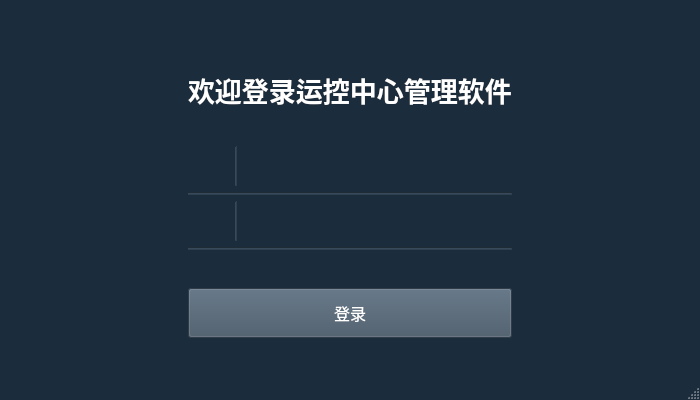
<?xml version="1.0" encoding="UTF-8"?>
<ui version="4.0">
 <class>MainWindow</class>
 <widget class="QMainWindow" name="MainWindow">
  <property name="geometry">
   <rect>
    <x>0</x>
    <y>0</y>
    <width>700</width>
    <height>400</height>
   </rect>
  </property>
  <property name="sizePolicy">
   <sizepolicy hsizetype="Fixed" vsizetype="Fixed">
    <horstretch>0</horstretch>
    <verstretch>0</verstretch>
   </sizepolicy>
  </property>
  <property name="minimumSize">
   <size>
    <width>700</width>
    <height>400</height>
   </size>
  </property>
  <property name="maximumSize">
   <size>
    <width>700</width>
    <height>400</height>
   </size>
  </property>
  <property name="windowTitle">
   <string>中心站登录界面</string>
  </property>
  <property name="styleSheet">
   <string notr="true">
#MainWindow{background-color: rgb(27, 44, 60);}</string>
  </property>
  <widget class="QWidget" name="centralwidget">
   <layout class="QHBoxLayout" name="horizontalLayout_3">
    <item>
     <spacer name="horizontalSpacer">
      <property name="orientation">
       <enum>Qt::Horizontal</enum>
      </property>
      <property name="sizeHint" stdset="0">
       <size>
        <width>40</width>
        <height>20</height>
       </size>
      </property>
     </spacer>
    </item>
    <item>
     <layout class="QVBoxLayout" name="verticalLayout">
      <item>
       <spacer name="verticalSpacer_2">
        <property name="orientation">
         <enum>Qt::Vertical</enum>
        </property>
        <property name="sizeHint" stdset="0">
         <size>
          <width>20</width>
          <height>40</height>
         </size>
        </property>
       </spacer>
      </item>
      <item>
       <widget class="QLabel" name="label_3">
        <property name="minimumSize">
         <size>
          <width>0</width>
          <height>100</height>
         </size>
        </property>
        <property name="maximumSize">
         <size>
          <width>16777215</width>
          <height>100</height>
         </size>
        </property>
        <property name="sizeIncrement">
         <size>
          <width>0</width>
          <height>70</height>
         </size>
        </property>
        <property name="font">
         <font>
          <family>微软雅黑</family>
          <pointsize>20</pointsize>
          <weight>75</weight>
          <bold>true</bold>
         </font>
        </property>
        <property name="styleSheet">
         <string notr="true">color: rgb(255, 255, 255);</string>
        </property>
        <property name="text">
         <string>欢迎登录运控中心管理软件</string>
        </property>
       </widget>
      </item>
      <item>
       <layout class="QHBoxLayout" name="horizontalLayout">
        <item>
         <widget class="QLabel" name="label">
          <property name="minimumSize">
           <size>
            <width>40</width>
            <height>40</height>
           </size>
          </property>
          <property name="maximumSize">
           <size>
            <width>40</width>
            <height>40</height>
           </size>
          </property>
          <property name="font">
           <font>
            <pointsize>12</pointsize>
           </font>
          </property>
          <property name="styleSheet">
           <string notr="true">border-image: url(:/image/loginuser2.svg);</string>
          </property>
          <property name="text">
           <string/>
          </property>
         </widget>
        </item>
        <item>
         <widget class="Line" name="line_2">
          <property name="styleSheet">
           <string notr="true">background-color: rgb(47, 64, 80);</string>
          </property>
          <property name="orientation">
           <enum>Qt::Vertical</enum>
          </property>
         </widget>
        </item>
        <item>
         <widget class="QLineEdit" name="lineEdit">
          <property name="font">
           <font>
            <family>微软雅黑</family>
            <pointsize>12</pointsize>
           </font>
          </property>
          <property name="styleSheet">
           <string notr="true">border :0px;
color: rgb(255, 255, 255);
background-color: rgba(255, 255, 255, 0);</string>
          </property>
         </widget>
        </item>
       </layout>
      </item>
      <item>
       <widget class="Line" name="line">
        <property name="styleSheet">
         <string notr="true">background-color: rgb(47, 64, 80);</string>
        </property>
        <property name="orientation">
         <enum>Qt::Horizontal</enum>
        </property>
       </widget>
      </item>
      <item>
       <layout class="QHBoxLayout" name="horizontalLayout_2">
        <item>
         <widget class="QLabel" name="label_2">
          <property name="minimumSize">
           <size>
            <width>40</width>
            <height>40</height>
           </size>
          </property>
          <property name="maximumSize">
           <size>
            <width>40</width>
            <height>40</height>
           </size>
          </property>
          <property name="font">
           <font>
            <pointsize>12</pointsize>
           </font>
          </property>
          <property name="styleSheet">
           <string notr="true">border-image: url(:/image/loginpass2.svg);</string>
          </property>
          <property name="text">
           <string/>
          </property>
         </widget>
        </item>
        <item>
         <widget class="Line" name="line_3">
          <property name="styleSheet">
           <string notr="true">background-color: rgb(47, 64, 80);</string>
          </property>
          <property name="orientation">
           <enum>Qt::Vertical</enum>
          </property>
         </widget>
        </item>
        <item>
         <widget class="QLineEdit" name="lineEdit_2">
          <property name="font">
           <font>
            <family>微软雅黑</family>
            <pointsize>12</pointsize>
           </font>
          </property>
          <property name="styleSheet">
           <string notr="true">border :0px;
color: rgb(255, 255, 255);
background-color: rgba(255, 255, 255, 0);</string>
          </property>
         </widget>
        </item>
       </layout>
      </item>
      <item>
       <widget class="Line" name="line_4">
        <property name="styleSheet">
         <string notr="true">background-color: rgb(47, 64, 80);</string>
        </property>
        <property name="orientation">
         <enum>Qt::Horizontal</enum>
        </property>
       </widget>
      </item>
      <item>
       <spacer name="verticalSpacer_3">
        <property name="orientation">
         <enum>Qt::Vertical</enum>
        </property>
        <property name="sizeHint" stdset="0">
         <size>
          <width>20</width>
          <height>40</height>
         </size>
        </property>
       </spacer>
      </item>
      <item>
       <widget class="QPushButton" name="pushButton">
        <property name="minimumSize">
         <size>
          <width>0</width>
          <height>50</height>
         </size>
        </property>
        <property name="maximumSize">
         <size>
          <width>16777215</width>
          <height>50</height>
         </size>
        </property>
        <property name="font">
         <font>
          <family>微软雅黑</family>
          <pointsize>12</pointsize>
         </font>
        </property>
        <property name="styleSheet">
         <string notr="true">background-color: rgb(67, 84, 100);
color: rgb(255, 255, 255);</string>
        </property>
        <property name="text">
         <string>登录</string>
        </property>
       </widget>
      </item>
      <item>
       <spacer name="verticalSpacer">
        <property name="orientation">
         <enum>Qt::Vertical</enum>
        </property>
        <property name="sizeHint" stdset="0">
         <size>
          <width>20</width>
          <height>40</height>
         </size>
        </property>
       </spacer>
      </item>
     </layout>
    </item>
    <item>
     <spacer name="horizontalSpacer_2">
      <property name="orientation">
       <enum>Qt::Horizontal</enum>
      </property>
      <property name="sizeHint" stdset="0">
       <size>
        <width>40</width>
        <height>20</height>
       </size>
      </property>
     </spacer>
    </item>
   </layout>
  </widget>
  <widget class="QStatusBar" name="statusbar"/>
  <action name="actionlogout">
   <property name="text">
    <string>logout</string>
   </property>
  </action>
 </widget>
 <resources/>
 <connections/>
</ui>
